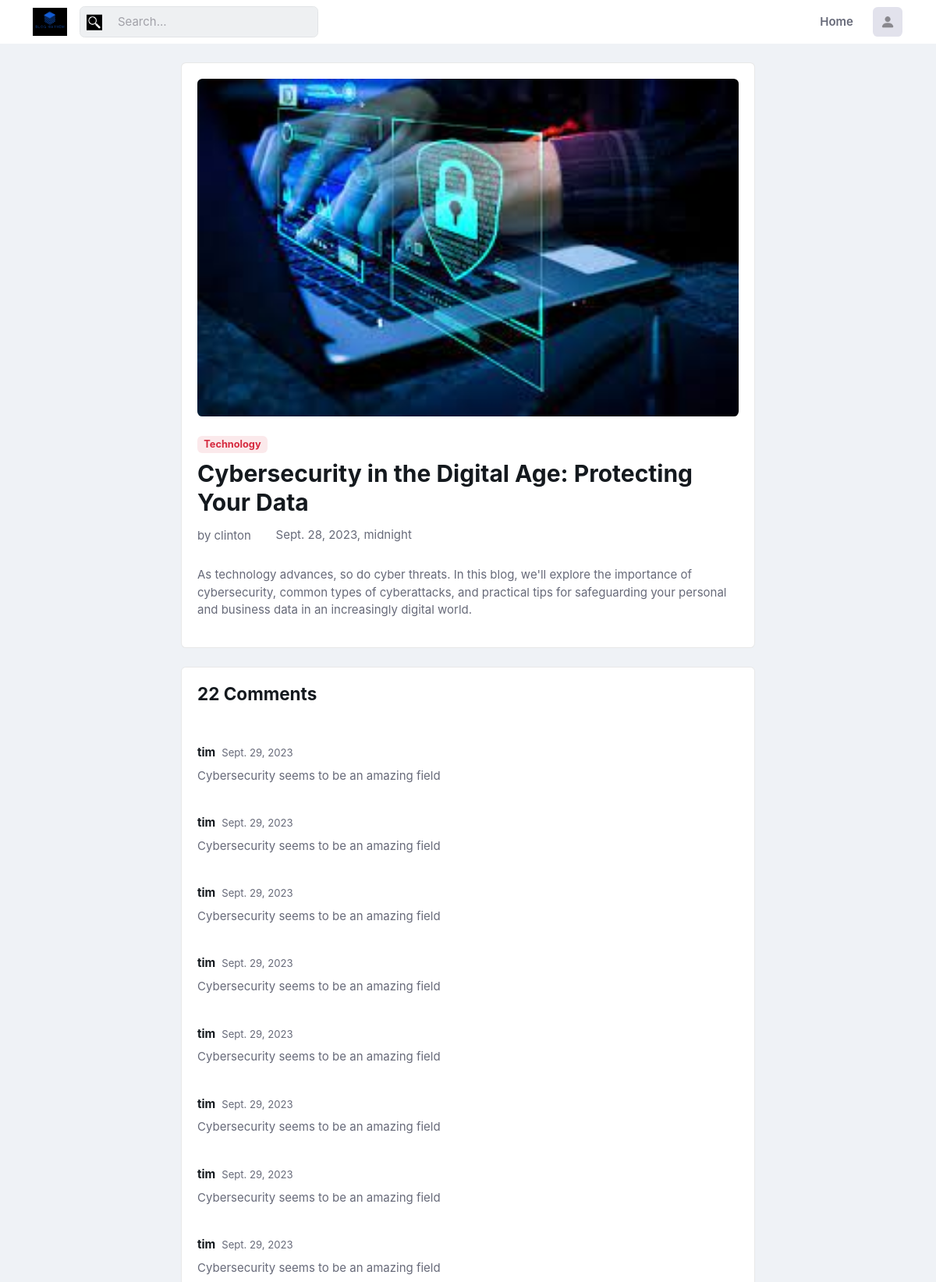
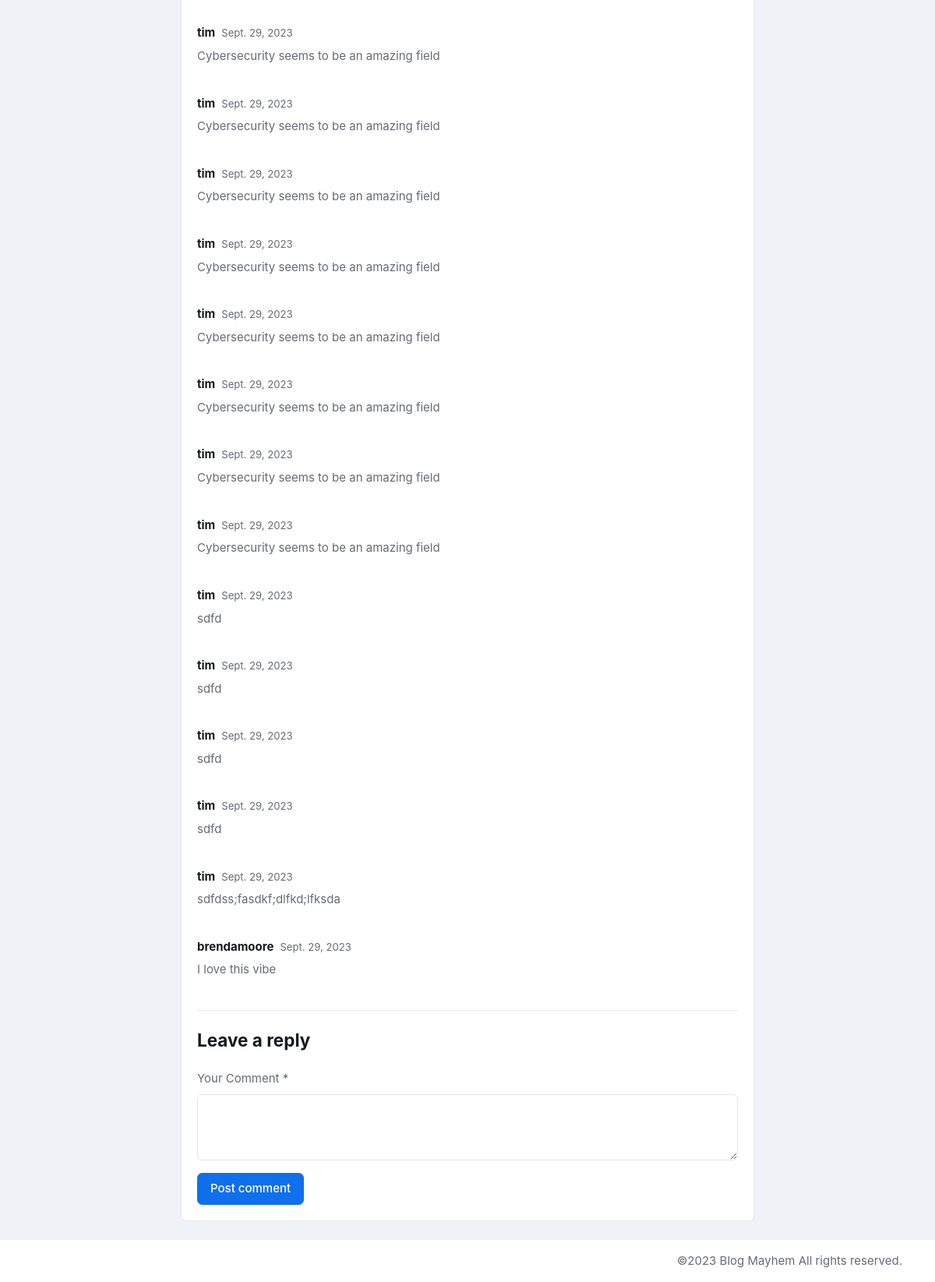
Page /details/2 (signed in) on the committed database (2 pictures, top to bottom).
### base/models.py (models this page shows, shortened)
class Blog(models.Model):
    title = models.CharField(max_length=255)
    category = models.ForeignKey(Category, on_delete=models.CASCADE)
    description = models.TextField()
    image = models.ImageField(upload_to="images", storage=FileSystemStorage("base/static"))
    user = models.ForeignKey(User, on_delete=models.CASCADE)
    created = models.DateTimeField(auto_created=True, auto_now_add=True)

class Category(models.Model):
    title = models.CharField(max_length=30)
    def __str__(self):
        return f"{self.title}"

class Comment(models.Model):
    text = models.CharField(max_length=255)
    blog = models.ForeignKey(Blog, on_delete=models.CASCADE, default=None)
    user = models.ForeignKey(User, on_delete=models.CASCADE, default=None)
    created = models.DateField(auto_created=True, auto_now_add=True)

### base/views.py (the view)
# urls.py: path("details/<str:pk>", views.details, name="details"),
def details(request, pk):
    blog = get_object_or_404(Blog, pk=pk)
    comments = blog.comment_set.all()
    comment_length = len(comments)
    context = {
        "blog": blog,
        "comments": comments,
        "comment_length": comment_length,
    }
    return render(request, "details.html", context)

### base/templates/details.html (shortened to what this page needs)
{% extends "base.html" %}
{% load static %}
{% block content %}
<main>
  <div class="container">
    <div class="row g-4">
      <div class="col-lg-8 mx-auto">
        <div class="vstack gap-4">
          <div class="card card-body">
            <img class="rounded" src="{% static blog.image.url %}" alt="">
            <div class="mt-4">
              <a href="" class="badge bg-danger bg-opacity-10 text-danger mb-2 fw-bold">{{blog.category}}</a>
              <h1 class="mb-2 h2">{{blog.title}}</h1>
              <ul class="nav nav-stack gap-3 align-items-center">
                <li class="nav-item">
                  <div class="nav-link">
                    by <a href="" class="text-reset btn-link">{{blog.user}}</a>
                  </div>
                </li>
                <li class="nav-item"> <i class="bi bi-calendar-date pe-1"></i>{{blog.created}}</li>
              </ul>
              <p class="mt-4">{{blog.description}} </p>
            </div>
          </div>
          <div class="card">
            <div class="card-header pb-0 border-0">
              <h4>{{comment_length}}
                {% if comment_length > 1 %}
                Comments
                {% else %}
                Comment
                {% endif %}
              </h4>
            </div>
            <div class="card-body">
              {% for comment in comments %}
              <div class="my-4 d-flex">
                <div>
                  <div class="mb-2 d-sm-flex">
                    <h6 class="m-0 me-2">{{comment.user}}</h6>
                    <span class="me-3 small">{{comment.created}}</span>
                  </div>
                  <p>{{comment.text}}</p>
                </div>
              </div>
              {% endfor %}
              <hr class="my-4">
              <div>
                <h4>Leave a reply</h4>
                <form class="row g-3 mt-2" method="post" action="{% url "add_comment" blog.id %}">
                  <div class="col-12">
                    <label class="form-label">Your Comment *</label>
                    <textarea class="form-control" rows="3" name="comment"></textarea>
                  </div>
                  <div class="col-12">
                    <button type="submit" class="btn btn-primary">Post comment</button>
                  </div>
                </form>
              </div>
            </div>
          </div>
        </div>
      </div>
    </div>
  </div>
</main>
{% endblock content %}

### rows in the picture
Blog: image (picture), category "Technology", title "Cybersecurity in the Digital Age: Protecting Your Data", user "clinton", created "Sept. 28, 2023, midnight", description "As technology advances, so do cyber threats. In this blog, we'll explore the importance of cybersecurity, common types of cyberattacks, and practical tips for safeguarding your personal and business data in an increasingly digital world."
Comment: user "tim", created "Sept. 29, 2023", text "Cybersecurity seems to be an amazing field"
Comment: user "tim", created "Sept. 29, 2023", text "Cybersecurity seems to be an amazing field"
Comment: user "tim", created "Sept. 29, 2023", text "Cybersecurity seems to be an amazing field"
Comment: user "tim", created "Sept. 29, 2023", text "Cybersecurity seems to be an amazing field"
Comment: user "tim", created "Sept. 29, 2023", text "Cybersecurity seems to be an amazing field"
Comment: user "tim", created "Sept. 29, 2023", text "Cybersecurity seems to be an amazing field"
Comment: user "tim", created "Sept. 29, 2023", text "Cybersecurity seems to be an amazing field"
Comment: user "tim", created "Sept. 29, 2023", text "Cybersecurity seems to be an amazing field"
Comment: user "tim", created "Sept. 29, 2023", text "Cybersecurity seems to be an amazing field"
Comment: user "tim", created "Sept. 29, 2023", text "Cybersecurity seems to be an amazing field"
Comment: user "tim", created "Sept. 29, 2023", text "Cybersecurity seems to be an amazing field"
Comment: user "tim", created "Sept. 29, 2023", text "Cybersecurity seems to be an amazing field"
Comment: user "tim", created "Sept. 29, 2023", text "Cybersecurity seems to be an amazing field"
Comment: user "tim", created "Sept. 29, 2023", text "Cybersecurity seems to be an amazing field"
Comment: user "tim", created "Sept. 29, 2023", text "Cybersecurity seems to be an amazing field"
Comment: user "tim", created "Sept. 29, 2023", text "Cybersecurity seems to be an amazing field"
Comment: user "tim", created "Sept. 29, 2023", text "sdfd"
Comment: user "tim", created "Sept. 29, 2023", text "sdfd"
Comment: user "tim", created "Sept. 29, 2023", text "sdfd"
Comment: user "tim", created "Sept. 29, 2023", text "sdfd"
Comment: user "tim", created "Sept. 29, 2023", text "sdfdss;fasdkf;dlfkd;lfksda"
Comment: user "brendamoore", created "Sept. 29, 2023", text "I love this vibe"

### other values in the picture
{{ comment_length }} "22"
